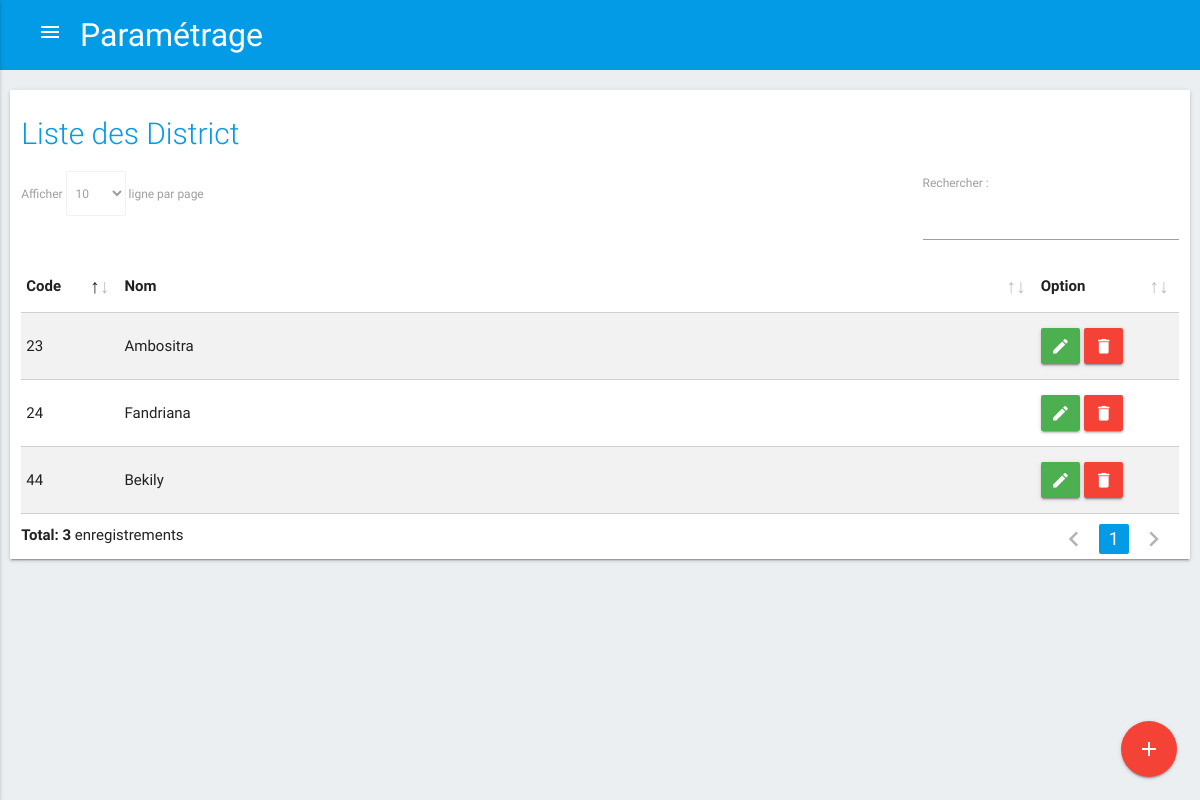
Page /index.php/c_parametre/liste_district on the earlier database version.
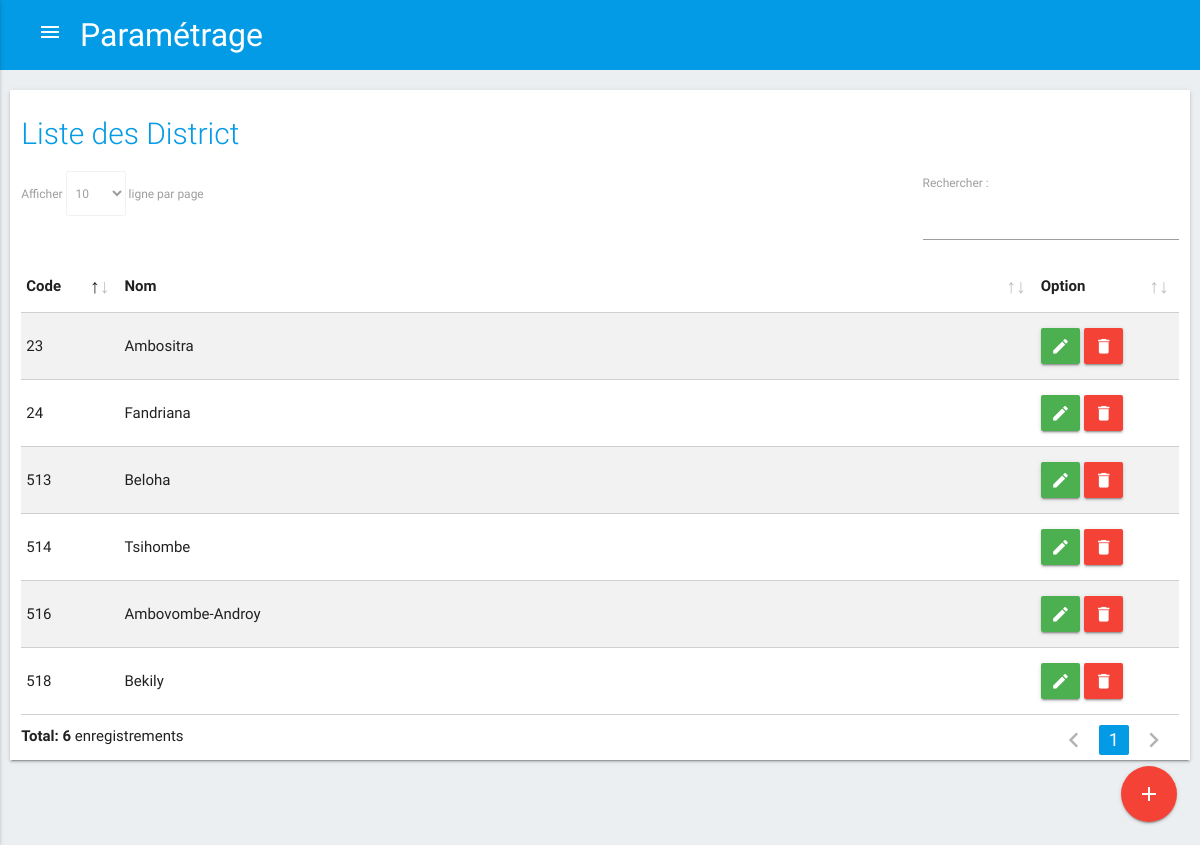
Same page on the later database version.
### tables this page shows
CREATE TABLE `districts` (
  `ID_DISTRICT` int(11) NOT NULL,
  `ID_REGION` int(11) NOT NULL,
  `CODE_DISTRICT` varchar(5) DEFAULT NULL,
  `NOM_DISTRICT` varchar(100) DEFAULT NULL
);

### application/views/templates.php (called while the page is built, shortened)
<?php
	$this->load->view("templates/header");
	$this->load->view($contents);

### application/controllers/C_parametre.php (called while the page is built, shortened)
<?php
	class C_parametre extends CI_Controller {
        public function liste_district(){
            $this->load->model('M_zone_intervention');
            $data['titre'] = 'Paramétrage';
            $data['contents'] = 'liste_district';
            $data['regions'] = $this->M_zone_intervention->getRegion();
            $data['districts'] = $this->M_zone_intervention->getDistrict();
            $this->load->view('templates',$data);
        }
	}

### index.php (called while the page is built, shortened)
<?php
require_once BASEPATH.'core/CodeIgniter.php';

### application/models/M_zone_intervention.php (called while the page is built, shortened)
<?php
	class M_zone_intervention extends CI_Model {
        public function getDistrict(){
            $query = $this->db->get("districts");
            return $query->result();
        }
	}

### application/views/liste_district.php (the view, shortened to what this page needs)
<main>
    <div class="container1">
        <div class="row z-depth-1" style="margin-bottom: 80px;">
            <div class="col s12">
                <h2 class="header">Liste des District </h2>
                <table id="liste" class="bordered striped">
                    <thead>
                    <tr>
                        <th>Code</th>
                        <th width="75%">Nom</th>
                        <th>Option</th>
                    </tr>
                    </thead>
                    <tbody>
                    <?php foreach($districts as $district) { ?>
                    <tr>
                        <td><?php echo $district->CODE_DISTRICT ?></td>
                        <td><?php echo $district->NOM_DISTRICT ?></td>
                        <td>
                            <a href="#!" class="waves-effect waves-light green btn edit" data-id="<?php echo $district->ID_DISTRICT ?>"><i class="material-icons">edit</i></a>
                            <a href="#!" class="waves-effect waves-light red btn delete" data-id="<?php echo $district->ID_DISTRICT ?>"><i class="material-icons">delete</i></a>
                        </td>
                    </tr>
                    <?php } ?>
                    </tbody>
                </table>
                <div class="fixed-action-btn">
                    <a href="#add_district" class="btn-floating btn-large red modal-trigger">
                        <i class="large material-icons">add</i>
                    </a>
                </div>
            </div>
        </div>
    </div>
</main>

Differences in the rows shown:
changed districts "Bekily": CODE_DISTRICT "44" → "518"
added districts: CODE_DISTRICT "516", NOM_DISTRICT "Ambovombe-Androy"
added districts: CODE_DISTRICT "513", NOM_DISTRICT "Beloha"
added districts: CODE_DISTRICT "514", NOM_DISTRICT "Tsihombe"
Other differences:
text written by a page script: "Afficher ligne par page Rechercher : Total: 3 enregistrements 1" → "Afficher ligne par page Rechercher : Total: 6 enregistrements 1"
